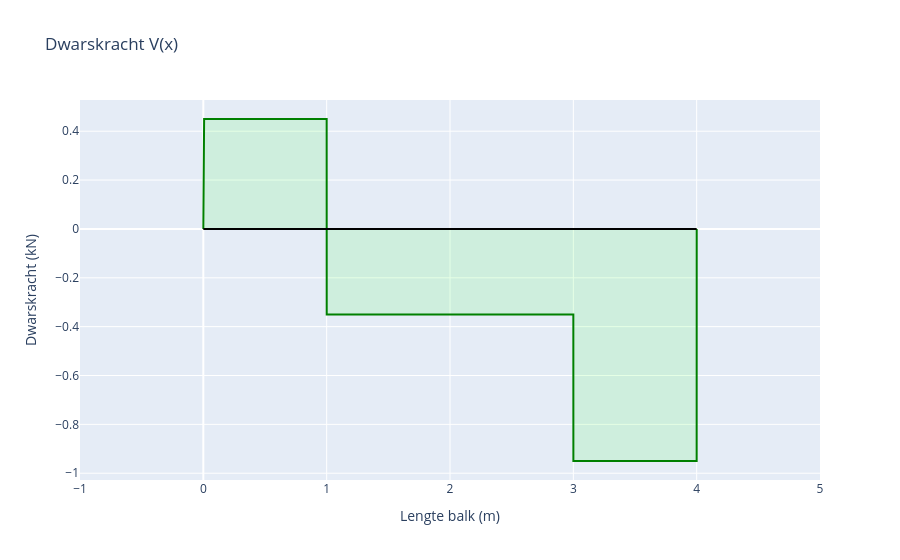

The notebook cell this image was saved under:
### Markdown cell above
## Dwarskrachtgrafiek

### Code cell
layout = go.Layout(
    title="Dwarskracht V(x)",
    xaxis=dict(dtick=1, title="Lengte balk (m)", range=[-1, lengteBalk+1]),
    yaxis=dict(title="Dwarskracht (kN)"),
    showlegend=False
)

line = go.Scatter(
    x=X,
    y= sum(shearForce),
    mode='lines',
    name='Dwarskracht (kN)',
    fill = 'tonexty',
    line_color='green',
    fillcolor='rgba(0,255,0,0.1)'
)

axis = go.Scatter(
    x= [0,lengteBalk],
    y= [0,0],
    mode='lines',
    line_color='black'
)

fig= go.Figure(data=[line, axis], layout=layout)
fig.show()

### Figure 1 — Plotly figure (JSON) as saved in the notebook; plotly's stock layout.template omitted (floating-point values rounded to 4 significant figures; data arrays with more than 128 entries replaced by an {"elided": "..."} marker saying what was removed)
{"data": [{"fill": "tonexty", "fillcolor": "rgba(0,255,0,0.1)", "line": {"color": "green"}, "mode": "lines", "name": "Dwarskracht (kN)", "type": "scatter", "x": {"elided": "10002 float values"}, "y": {"elided": "10002 float values"}}, {"line": {"color": "black"}, "mode": "lines", "type": "scatter", "x": [0, 4], "y": [0, 0]}], "layout": {"autosize": true, "showlegend": false, "title": {"text": "Dwarskracht V(x)"}, "xaxis": {"dtick": 1, "range": [-1, 5], "title": {"text": "Lengte balk (m)"}, "type": "linear"}, "yaxis": {"autorange": true, "range": [-1.028, 0.5278], "title": {"text": "Dwarskracht (kN)"}, "type": "linear"}}}
